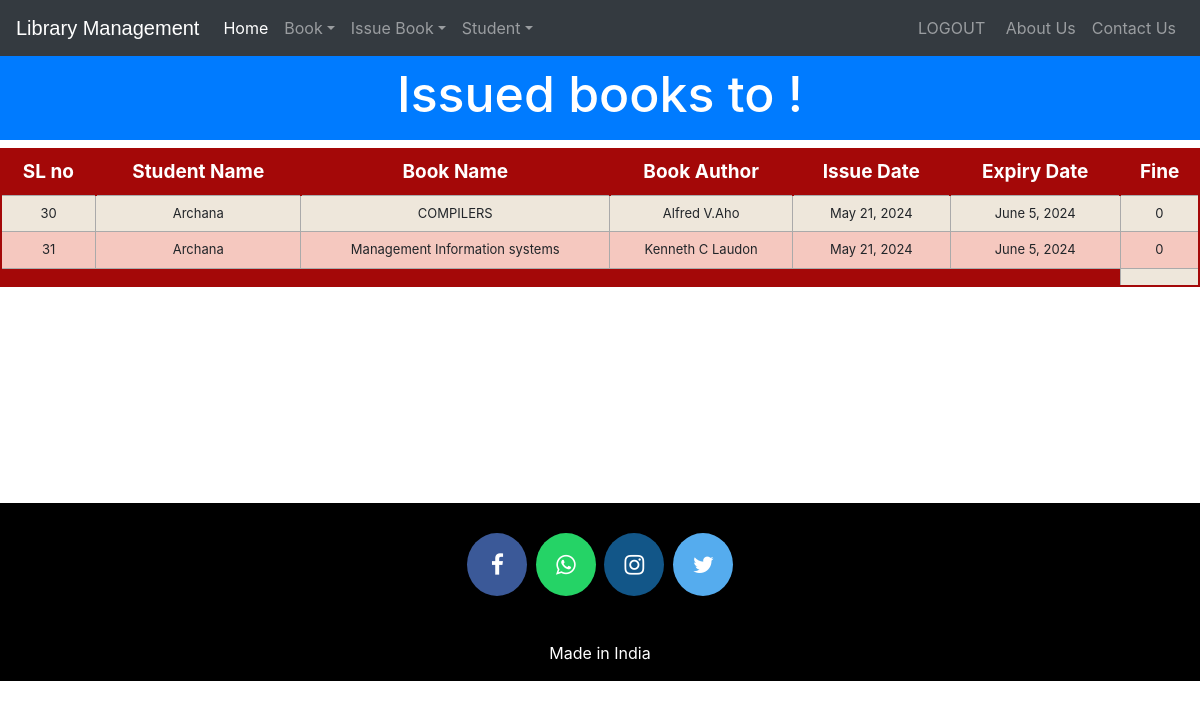
The app's page /viewissuedbookbystudent/32 with its own data.
### newapp/models.py (models this page shows, shortened)
class IssuedBook(models.Model):
    student = models.ForeignKey(User, on_delete=models.CASCADE, null=True, blank=True)
    book = models.ForeignKey(Newbookmodel, on_delete=models.CASCADE, null=True, blank=True)
    issuedate=models.DateField(auto_now=True)
    expirydate=models.DateField(default=get_expiry)

class Newbookmodel(models.Model):
    CATEGORY_CHOICES = (
        ('al', 'Algorithms'),
        ('ai', 'Artificial Intelligence'),
        ('ml', 'Machine Learning'),
        ('pro', 'Programming'),
        ('net', 'Networking'),
        ('hr', 'Hardware'),
    )
    bookname = models.CharField(max_length=250)
    author = models.CharField(max_length=250)
    year = models.PositiveIntegerField()
    category = models.CharField(max_length=3, choices=CATEGORY_CHOICES)
    image = models.ImageField(upload_to='pics')
    desc = models.TextField()
    shelfid = models.FloatField(default=None,null=True,blank=True)
    publisher = models.CharField(max_length=250)

### newapp/views.py (the view)
# urls.py: path('viewissuedbookbystudent/<int:stud_id>', views.viewissuedbookbystudent,name='viewissuedbookbystudent'),
def viewissuedbookbystudent(request, stud_id):
    issued_book_details = IssuedBook.objects.filter(student=stud_id)
    issued_book_detail = []
    for i in issued_book_details:
        days_overdue = (date.today() - i.issuedate).days
        fine = max(0, (days_overdue - 15) * 10)
        issued_book_detail = fine
    print(issued_book_detail)
    return render(request, 'viewissuedbookbystudent.html', {'issued_book_details': issued_book_details,
                                                            'issued_book_detail': issued_book_detail})

### templates/viewissuedbookbystudent.html (shortened to what this page needs)
<!DOCTYPE html>
<html lang="en" dir="ltr">
<head>
</head>
<body>
{% include "navbaradmin.html" %}
<br>
<br>
<h3 class="p-3 mb-2 bg-primary text-white" style="font-size: 50px; text-align: center; margin-bottom: 0px;">Issued books to {{request.user.first_name}}!</h3>
{% if issued_book_details %}
<table class="redTable">
    <thead>
    <tr>
        <th>SL no</th>
        <th>Student Name</th>
        <th>Book Name</th>
        <th>Book Author</th>
        <th>Issue Date</th>
        <th>Expiry Date</th>
        <th>Fine</th>
    </tr>
    </thead>
    <tfoot>
    <tr>
        <td colspan="6">
        </td>
    </tr>
    </tfoot>
    <tbody>
        {% for i in issued_book_details %}
    <tr>
        <td>{{ i.id }}</td>
        <td>{{ i.student.first_name }} {{issued_book_details.student.last_name}}</td>
        <td>{{ i.book.bookname }}</td>
        <td>{{ i.book.author }}</td>
        <td>{{ i.issuedate }}</td>
        <td>{{ i.expirydate }}</td>
        <td>{{ issued_book_detail }}</td>
    </tr>
    {% endfor %}
    </tbody>
</table>
{% else %}
<h1>No books issued</h1>
{% endif %}
<br><br><br><br><br><br><br><br><br>
{% include "footer.html" %}
</body>
</html>

### templates/navbaradmin.html (shortened to what this page needs)
<!DOCTYPE html>
{% load static %}
<html lang="en">
<head>
<link rel="stylesheet" href="https://stackpath.bootstrapcdn.com/bootstrap/4.3.1/css/bootstrap.min.css">
<link rel="stylesheet" href="https://maxcdn.bootstrapcdn.com/font-awesome/4.7.0/css/font-awesome.min.css">
</head>
<body>
<div class="bs-example">
    <nav class="navbar navbar-expand-md bg-dark navbar-dark fixed-top">
        <a href="/" class="navbar-brand">Library Management</a>
        <div class="collapse navbar-collapse justify-content-between" id="navbarCollapse">
            <div class="navbar-nav">
                <a href="/" class="nav-item nav-link active">Home</a>
                <div class="nav-item dropdown">
                  <a href="#" class="nav-link dropdown-toggle" data-toggle="dropdown">Book</a>
                </div>
                <div class="nav-item dropdown">
                  <a href="#" class="nav-link dropdown-toggle" data-toggle="dropdown">Issue Book</a>
                </div>
                <div class="nav-item dropdown">
                  <a href="#" class="nav-link dropdown-toggle" data-toggle="dropdown">Student</a>
                </div>
            </div>
            <div class="navbar-nav">
                <a href="{% url 'logout_user' %}" class="nav-item nav-link">LOGOUT</a> &nbsp
                <a href="/aboutus" class="nav-item nav-link">About Us</a>
                <a href="contactus" class="nav-item nav-link">Contact Us</a>
            </div>
        </div>
    </nav>
</div>
</body>
</html>

### templates/footer.html (shortened to what this page needs)
<!DOCTYPE html>
<html>
<head>
</head>
<footer>
  <p>
  <a href="" class="fa fa-facebook"></a>
  <a href="https://api.whatsapp.com/send?phone=917036037203&text=Hello%20Mohammad%20Burhan.%0d%0aHow%20are%20you%20%3f%0d%0aI%20came%20from%20your%20website.&source=&data=#" class="fa fa-whatsapp"></a>
  <a href="" class="fa fa-instagram"></a>
  <a href="" class="fa fa-twitter"></a>
  </p>
<br>
  <div class="container">
    <div class="row">
               <div class="col-md-12 col-sm-12">
                    <div style="color:#ffffff;"class="wow fadeInUp footer-copyright">
                         <p>Made in India <br>
                    </div>
               </div>
    </div>
  </div>
</footer>
</html>

### templates/viewissuedbookbystudent.html (style rules this page uses)
table.redTable { border: 2px solid #A40808; background-color: #EEE7DB; width: 100%; text-align: center; border-collapse: collapse; }
table.redTable td, table.redTable th { border: 1px solid #AAAAAA; padding: 8px; }
table.redTable tbody td { font-size: 13px; }
table.redTable tr:nth-child(even) { background: #F5C8BF; }
table.redTable thead { background: #A40808; }
table.redTable thead th { font-size: 19px; font-weight: bold; color: #FFFFFF; text-align: center; border-left: 2px solid #A40808; }
table.redTable thead th:first-child { border-left: none; }
table.redTable tfoot { font-size: 13px; font-weight: bold; color: #FFFFFF; background: #A40808; }
table.redTable tfoot td { font-size: 13px; }

### templates/navbaradmin.html (style rules this page uses)
.bs-example { margin: 0px; }
.navbar-brand { font-size: 20px; font-family: sans-serif; }

### templates/footer.html (style rules this page uses)
footer { padding: 0px 0px 0px 0px; background-color:black; margin:0px; }
.fa { padding: 20px; font-size: 23px; width: 60px; text-align: center; text-decoration: none; margin: 5px 2px; border-radius: 50%; }
.fa-facebook { background: #3B5998; color: white; margin-top: 30px; }
.fa-whatsapp { background: #25d366; color: white; }
.fa-twitter { background: #55ACEE; color: white; }
.fa-instagram { background: #125688; color: white; }
p { text-align:center; }

### records on screen
IssuedBook: id "30", student.first_name "Archana", book.bookname "COMPILERS", book.author "Alfred V.Aho", issuedate "May 21, 2024", expirydate "June 5, 2024", issued_book_detail "0"
IssuedBook: id "31", student.first_name "Archana", book.bookname "Management Information systems", book.author "Kenneth C Laudon", issuedate "May 21, 2024", expirydate "June 5, 2024", issued_book_detail "0"
